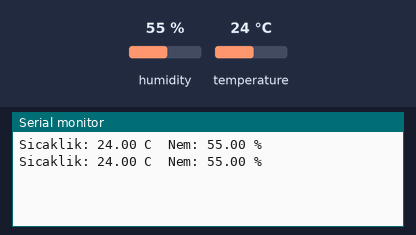
A sketch run on a simulated Arduino Uno, built with avr-gcc and run on an emulated ATmega328P. Parts: the last lines printed to the serial monitor. The inputs (shaded band) are chosen by the test bench; at power-on: humidity 55 %, temperature 24 °C.

Above: at 4.8 s.
4.9 s: humidity set to 22 %
At 7.0 s:
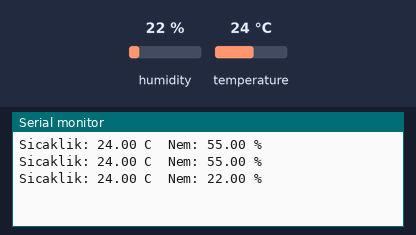
7.9 s: temperature set to 12 °C
At 8.7 s:
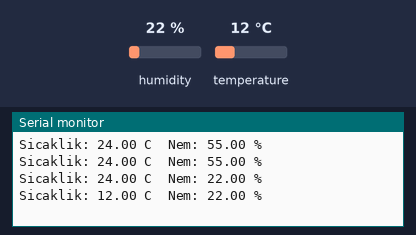
10.9 s: humidity set to 40 %
At 13.4 s:
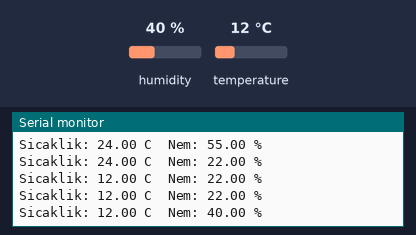
Timing chart, 0 to 14.9 s (numbered marks = the images above; inputs shaded):
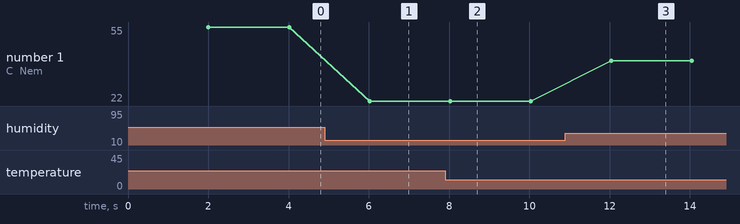

Measured:
- after the input at 4.9 s, the serial monitor: prints a new line after 1.1 s (image 1)
- after the input at 7.9 s, the serial monitor: prints a new line after 0.12 s (image 2)
- after the input at 10.9 s, the serial monitor: prints a new line after 1.1 s (image 3)
- plotted number 1: 55 → 22 after the input at 4.9 s, 22 → 40 after the input at 10.9 s

The sketch:

DHT22_basit__rnek_.ino
```cpp
#include <DHT.h>

#define DHTPIN 9     // DHT22 sensörünün sinyal kablosunun bağlı olduğu pin
#define DHTTYPE DHT22   // DHT22 sensörünün tipi

DHT dht(DHTPIN, DHTTYPE);

void setup() {
  Serial.begin(9600);
  dht.begin();    // DHT22 sensörü başlatılır
}

void loop() {
  delay(2000);    // 2 saniyede bir ölçüm yapılır

  float temperature = dht.readTemperature();  // Sıcaklık ölçümü yapılır
  float humidity = dht.readHumidity();       // Nem ölçümü yapılır

  if (isnan(temperature) || isnan(humidity)) {  // Veriler geçersizse hata mesajı verilir
    Serial.println("DHT22 sensöründen veri alınamadı!");
    return;
  }

  Serial.print("Sicaklik: ");
  Serial.print(temperature);
  Serial.print(" C  ");
  Serial.print("Nem: ");
  Serial.print(humidity);
  Serial.println(" %");
}
```
